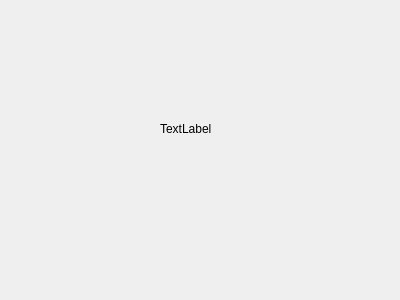
<?xml version="1.0" encoding="UTF-8"?>
<ui version="4.0">
 <class>Png</class>
 <widget class="QDialog" name="Png">
  <property name="geometry">
   <rect>
    <x>0</x>
    <y>0</y>
    <width>400</width>
    <height>300</height>
   </rect>
  </property>
  <property name="windowTitle">
   <string>Dialog</string>
  </property>
  <widget class="QLabel" name="png">
   <property name="geometry">
    <rect>
     <x>160</x>
     <y>120</y>
     <width>67</width>
     <height>17</height>
    </rect>
   </property>
   <property name="text">
    <string>TextLabel</string>
   </property>
  </widget>
 </widget>
 <resources/>
 <connections/>
</ui>
